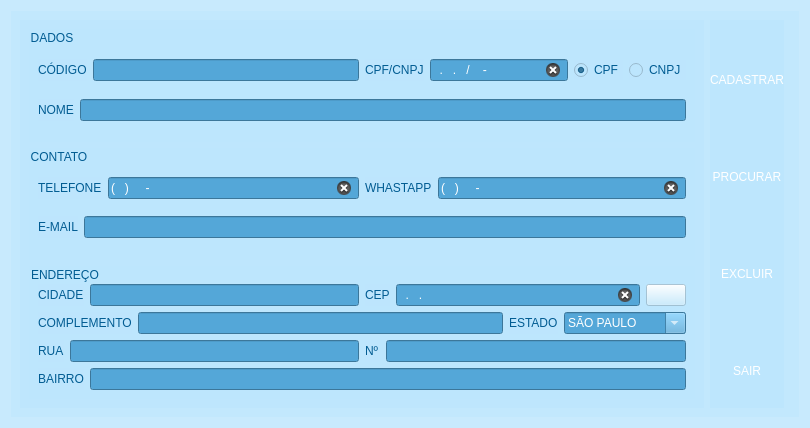
<?xml version="1.0" encoding="UTF-8"?>
<ui version="4.0">
 <class>Form</class>
 <widget class="QWidget" name="Form">
  <property name="geometry">
   <rect>
    <x>0</x>
    <y>0</y>
    <width>810</width>
    <height>428</height>
   </rect>
  </property>
  <property name="minimumSize">
   <size>
    <width>810</width>
    <height>428</height>
   </size>
  </property>
  <property name="maximumSize">
   <size>
    <width>810</width>
    <height>428</height>
   </size>
  </property>
  <property name="windowTitle">
   <string>CADASTRO CLIENTES - ASSISTENCIA TECNICA DE MANUNTEÇÃO</string>
  </property>
  <property name="windowIcon">
   <iconset resource="../IMG/recursos.qrc">
    <normaloff>:/img/technician.svg</normaloff>:/img/technician.svg</iconset>
  </property>
  <property name="styleSheet">
   <string notr="true">QToolTip {
    border: 2px solid darkkhaki;
    padding: 5px;
    border-radius: 3px;
    opacity: 200;	
	color: rgb(1, 92, 146);
	background-color: rgb(188, 230, 254);	
	border-color: rgb(1, 92, 146);
}

#principal{
	background-image: url(:/img/cliente.jpg);
}

QFrame, QGroupBox{
	border: 1px;	
	border-color: rgb(188, 230, 254);
	color: rgb(1, 92, 146);
	font: 10pt &quot;Franklin Gothic Heavy&quot;;	

}

QWidget{		
	background-color: rgb(188, 230, 254, 150);
}

QToolButton{
	color: rgb(255, 255, 255);
	font: 10pt &quot;Franklin Gothic Heavy&quot;;	
	background-color: rgba(255, 255, 255, 0);
	margin: 0% 50% 0% 50%;	
	padding:0% 50% 0% 50%;	
}

QToolButton:hover:pressed{
background-color: rgb(84, 167, 216);
}

QToolButton:hover{
	background-color: rgb(1, 92, 146);
	
	color: rgb(255, 255, 255);
}

QLineEdit, QComboBox{				
	color: rgb(255, 255, 255);
	background-color: rgb(84, 167, 216);
}

QLineEdit:hover, QComboBox:hover{				
background-color: rgb(1, 92, 146);
}

QRadioButton{
	color: rgb(1, 92, 146);	
	font: 10pt &quot;MS Shell Dlg 2&quot;;
}

QRadioButton::indicator:checked:hover{
	font: 75 12pt &quot;MS Shell Dlg 2&quot;;
}

QRadioButton::indicator:indeterminate:pressed{  	
	font: 75 12pt &quot;MS Shell Dlg 2&quot;;
}

#label_14, #label_15, #label_16, #label_17{	
	background-color: rgba(255, 255, 255, 0);	
	color: rgb(255, 255, 255);
}</string>
  </property>
  <layout class="QHBoxLayout" name="horizontalLayout">
   <item>
    <widget class="QFrame" name="principal">
     <property name="frameShape">
      <enum>QFrame::StyledPanel</enum>
     </property>
     <property name="frameShadow">
      <enum>QFrame::Raised</enum>
     </property>
     <layout class="QHBoxLayout" name="horizontalLayout_21">
      <item>
       <widget class="QFrame" name="frame">
        <property name="frameShape">
         <enum>QFrame::StyledPanel</enum>
        </property>
        <property name="frameShadow">
         <enum>QFrame::Raised</enum>
        </property>
        <layout class="QVBoxLayout" name="verticalLayout_5">
         <item>
          <widget class="QGroupBox" name="groupBox">
           <property name="title">
            <string>DADOS</string>
           </property>
           <layout class="QVBoxLayout" name="verticalLayout_2">
            <property name="topMargin">
             <number>18</number>
            </property>
            <item>
             <layout class="QHBoxLayout" name="horizontalLayout_4">
              <item>
               <layout class="QHBoxLayout" name="horizontalLayout_2">
                <item>
                 <widget class="QLabel" name="label">
                  <property name="toolTip">
                   <string>&lt;html&gt;&lt;head/&gt;&lt;body&gt;&lt;p&gt;&lt;span style=&quot; font-weight:600;&quot;&gt;CÓDIGO DO CLIENTE&lt;/span&gt;&lt;/p&gt;&lt;/body&gt;&lt;/html&gt;</string>
                  </property>
                  <property name="text">
                   <string>CÓDIGO</string>
                  </property>
                 </widget>
                </item>
                <item>
                 <widget class="QLineEdit" name="codigo">
                  <property name="enabled">
                   <bool>false</bool>
                  </property>
                  <property name="toolTip">
                   <string>&lt;html&gt;&lt;head/&gt;&lt;body&gt;&lt;p&gt;&lt;span style=&quot; font-weight:600;&quot;&gt;CÓDIGO DO CLIENTE&lt;/span&gt;&lt;/p&gt;&lt;/body&gt;&lt;/html&gt;</string>
                  </property>
                  <property name="clearButtonEnabled">
                   <bool>true</bool>
                  </property>
                 </widget>
                </item>
               </layout>
              </item>
              <item>
               <layout class="QHBoxLayout" name="horizontalLayout_3">
                <item>
                 <widget class="QLabel" name="label_2">
                  <property name="toolTip">
                   <string>&lt;html&gt;&lt;head/&gt;&lt;body&gt;&lt;p&gt;&lt;span style=&quot; font-weight:600;&quot;&gt;DOCUMENTO DO CLIENTE&lt;/span&gt;&lt;/p&gt;&lt;/body&gt;&lt;/html&gt;</string>
                  </property>
                  <property name="text">
                   <string>CPF/CNPJ</string>
                  </property>
                 </widget>
                </item>
                <item>
                 <widget class="QLineEdit" name="documento">
                  <property name="toolTip">
                   <string>&lt;html&gt;&lt;head/&gt;&lt;body&gt;&lt;p&gt;&lt;span style=&quot; font-weight:600;&quot;&gt;DOCUMENTO DO CLIENTE&lt;/span&gt;&lt;/p&gt;&lt;/body&gt;&lt;/html&gt;</string>
                  </property>
                  <property name="inputMask">
                   <string>99.999.999/9999-99</string>
                  </property>
                  <property name="clearButtonEnabled">
                   <bool>true</bool>
                  </property>
                 </widget>
                </item>
                <item>
                 <layout class="QHBoxLayout" name="horizontalLayout_6">
                  <item>
                   <widget class="QRadioButton" name="cpf">
                    <property name="toolTip">
                     <string>&lt;html&gt;&lt;head/&gt;&lt;body&gt;&lt;p&gt;&lt;span style=&quot; font-weight:600;&quot;&gt;DOCUMENTO CPF DO CLIENTE&lt;/span&gt;&lt;/p&gt;&lt;/body&gt;&lt;/html&gt;</string>
                    </property>
                    <property name="text">
                     <string>CPF</string>
                    </property>
                    <property name="checked">
                     <bool>true</bool>
                    </property>
                   </widget>
                  </item>
                  <item>
                   <widget class="QRadioButton" name="cnpj">
                    <property name="toolTip">
                     <string>&lt;html&gt;&lt;head/&gt;&lt;body&gt;&lt;p&gt;&lt;span style=&quot; font-weight:600;&quot;&gt;DOCUMENTO CNPJ DO CLIENTE&lt;/span&gt;&lt;/p&gt;&lt;/body&gt;&lt;/html&gt;</string>
                    </property>
                    <property name="text">
                     <string>CNPJ</string>
                    </property>
                   </widget>
                  </item>
                 </layout>
                </item>
               </layout>
              </item>
             </layout>
            </item>
            <item>
             <layout class="QHBoxLayout" name="horizontalLayout_5">
              <item>
               <widget class="QLabel" name="label_3">
                <property name="toolTip">
                 <string>&lt;html&gt;&lt;head/&gt;&lt;body&gt;&lt;p&gt;NOME COMPLETO DO CLIENTE&lt;/p&gt;&lt;/body&gt;&lt;/html&gt;</string>
                </property>
                <property name="text">
                 <string>NOME</string>
                </property>
               </widget>
              </item>
              <item>
               <widget class="QLineEdit" name="nome">
                <property name="toolTip">
                 <string>&lt;html&gt;&lt;head/&gt;&lt;body&gt;&lt;p&gt;NOME COMPLETO DO CLIENTE&lt;/p&gt;&lt;/body&gt;&lt;/html&gt;</string>
                </property>
                <property name="clearButtonEnabled">
                 <bool>true</bool>
                </property>
               </widget>
              </item>
             </layout>
            </item>
           </layout>
          </widget>
         </item>
         <item>
          <widget class="QGroupBox" name="groupBox_3">
           <property name="title">
            <string>CONTATO</string>
           </property>
           <layout class="QVBoxLayout" name="verticalLayout_4">
            <property name="topMargin">
             <number>18</number>
            </property>
            <item>
             <layout class="QHBoxLayout" name="horizontalLayout_14">
              <item>
               <layout class="QHBoxLayout" name="horizontalLayout_15">
                <item>
                 <widget class="QLabel" name="label_9">
                  <property name="toolTip">
                   <string>&lt;html&gt;&lt;head/&gt;&lt;body&gt;&lt;p&gt;&lt;span style=&quot; font-weight:600;&quot;&gt;CONTATO DO CLIENTE&lt;/span&gt;&lt;/p&gt;&lt;/body&gt;&lt;/html&gt;</string>
                  </property>
                  <property name="text">
                   <string>TELEFONE</string>
                  </property>
                 </widget>
                </item>
                <item>
                 <widget class="QLineEdit" name="telefone">
                  <property name="toolTip">
                   <string>&lt;html&gt;&lt;head/&gt;&lt;body&gt;&lt;p&gt;&lt;span style=&quot; font-weight:600;&quot;&gt;CONTATO DO CLIENTE&lt;/span&gt;&lt;/p&gt;&lt;/body&gt;&lt;/html&gt;</string>
                  </property>
                  <property name="inputMask">
                   <string>(999)99999-9999</string>
                  </property>
                  <property name="clearButtonEnabled">
                   <bool>true</bool>
                  </property>
                 </widget>
                </item>
               </layout>
              </item>
              <item>
               <layout class="QHBoxLayout" name="horizontalLayout_16">
                <item>
                 <widget class="QLabel" name="label_10">
                  <property name="toolTip">
                   <string>&lt;html&gt;&lt;head/&gt;&lt;body&gt;&lt;p&gt;&lt;span style=&quot; font-weight:600;&quot;&gt;CONTATO DO CLIENTE&lt;/span&gt;&lt;/p&gt;&lt;/body&gt;&lt;/html&gt;</string>
                  </property>
                  <property name="text">
                   <string>WHASTAPP</string>
                  </property>
                 </widget>
                </item>
                <item>
                 <widget class="QLineEdit" name="whatsapp">
                  <property name="toolTip">
                   <string>&lt;html&gt;&lt;head/&gt;&lt;body&gt;&lt;p&gt;&lt;span style=&quot; font-weight:600;&quot;&gt;CONTATO DO CLIENTE&lt;/span&gt;&lt;/p&gt;&lt;/body&gt;&lt;/html&gt;</string>
                  </property>
                  <property name="inputMask">
                   <string>(999)99999-9999</string>
                  </property>
                  <property name="clearButtonEnabled">
                   <bool>true</bool>
                  </property>
                 </widget>
                </item>
               </layout>
              </item>
             </layout>
            </item>
            <item>
             <layout class="QHBoxLayout" name="horizontalLayout_17">
              <item>
               <widget class="QLabel" name="label_11">
                <property name="toolTip">
                 <string>&lt;html&gt;&lt;head/&gt;&lt;body&gt;&lt;p&gt;&lt;span style=&quot; font-weight:600;&quot;&gt;CONTATO DO CLIENTE&lt;/span&gt;&lt;/p&gt;&lt;/body&gt;&lt;/html&gt;</string>
                </property>
                <property name="text">
                 <string>E-MAIL</string>
                </property>
               </widget>
              </item>
              <item>
               <widget class="QLineEdit" name="email">
                <property name="toolTip">
                 <string>&lt;html&gt;&lt;head/&gt;&lt;body&gt;&lt;p&gt;&lt;span style=&quot; font-weight:600;&quot;&gt;CONTATO DO CLIENTE&lt;/span&gt;&lt;/p&gt;&lt;/body&gt;&lt;/html&gt;</string>
                </property>
                <property name="clearButtonEnabled">
                 <bool>true</bool>
                </property>
               </widget>
              </item>
             </layout>
            </item>
           </layout>
          </widget>
         </item>
         <item>
          <widget class="QGroupBox" name="groupBox_2">
           <property name="title">
            <string>ENDEREÇO</string>
           </property>
           <layout class="QVBoxLayout" name="verticalLayout_3">
            <property name="leftMargin">
             <number>9</number>
            </property>
            <property name="topMargin">
             <number>18</number>
            </property>
            <item>
             <layout class="QHBoxLayout" name="horizontalLayout_13">
              <item>
               <layout class="QHBoxLayout" name="horizontalLayout_12">
                <item>
                 <widget class="QLabel" name="label_7">
                  <property name="toolTip">
                   <string>&lt;html&gt;&lt;head/&gt;&lt;body&gt;&lt;p&gt;ENDEREÇO DO CLIENTE&lt;/p&gt;&lt;/body&gt;&lt;/html&gt;</string>
                  </property>
                  <property name="text">
                   <string>CIDADE</string>
                  </property>
                 </widget>
                </item>
                <item>
                 <widget class="QLineEdit" name="cidade">
                  <property name="toolTip">
                   <string>&lt;html&gt;&lt;head/&gt;&lt;body&gt;&lt;p&gt;ENDEREÇO DO CLIENTE&lt;/p&gt;&lt;/body&gt;&lt;/html&gt;</string>
                  </property>
                  <property name="clearButtonEnabled">
                   <bool>true</bool>
                  </property>
                 </widget>
                </item>
               </layout>
              </item>
              <item>
               <layout class="QHBoxLayout" name="horizontalLayout_10">
                <item>
                 <widget class="QLabel" name="label_8">
                  <property name="text">
                   <string>CEP</string>
                  </property>
                 </widget>
                </item>
                <item>
                 <widget class="QLineEdit" name="cep">
                  <property name="inputMask">
                   <string>99.999.999</string>
                  </property>
                  <property name="clearButtonEnabled">
                   <bool>true</bool>
                  </property>
                 </widget>
                </item>
                <item>
                 <widget class="QPushButton" name="bt_cep">
                  <property name="toolTip">
                   <string>&lt;html&gt;&lt;head/&gt;&lt;body&gt;&lt;p&gt;&lt;span style=&quot; font-weight:600;&quot;&gt;PREENCHA O CEP E CLIQUE AQUI PARA PREENCHER O RESTANTE&lt;/span&gt;&lt;/p&gt;&lt;/body&gt;&lt;/html&gt;</string>
                  </property>
                  <property name="text">
                   <string/>
                  </property>
                  <property name="icon">
                   <iconset resource="../IMG/recursos.qrc">
                    <normaloff>:/img/usb.svg</normaloff>:/img/usb.svg</iconset>
                  </property>
                 </widget>
                </item>
               </layout>
              </item>
             </layout>
            </item>
            <item>
             <layout class="QHBoxLayout" name="horizontalLayout_18">
              <item>
               <layout class="QHBoxLayout" name="horizontalLayout_19">
                <item>
                 <widget class="QLabel" name="label_12">
                  <property name="toolTip">
                   <string>&lt;html&gt;&lt;head/&gt;&lt;body&gt;&lt;p&gt;ENDEREÇO DO CLIENTE&lt;/p&gt;&lt;/body&gt;&lt;/html&gt;</string>
                  </property>
                  <property name="text">
                   <string>COMPLEMENTO</string>
                  </property>
                 </widget>
                </item>
                <item>
                 <widget class="QLineEdit" name="complemento">
                  <property name="toolTip">
                   <string>&lt;html&gt;&lt;head/&gt;&lt;body&gt;&lt;p&gt;ENDEREÇO DO CLIENTE&lt;/p&gt;&lt;/body&gt;&lt;/html&gt;</string>
                  </property>
                  <property name="clearButtonEnabled">
                   <bool>true</bool>
                  </property>
                 </widget>
                </item>
               </layout>
              </item>
              <item>
               <layout class="QHBoxLayout" name="horizontalLayout_20">
                <item>
                 <widget class="QLabel" name="label_13">
                  <property name="toolTip">
                   <string>&lt;html&gt;&lt;head/&gt;&lt;body&gt;&lt;p&gt;ENDEREÇO DO CLIENTE&lt;/p&gt;&lt;/body&gt;&lt;/html&gt;</string>
                  </property>
                  <property name="text">
                   <string>ESTADO</string>
                  </property>
                 </widget>
                </item>
                <item>
                 <widget class="QComboBox" name="estado">
                  <property name="minimumSize">
                   <size>
                    <width>122</width>
                    <height>0</height>
                   </size>
                  </property>
                  <property name="toolTip">
                   <string>&lt;html&gt;&lt;head/&gt;&lt;body&gt;&lt;p&gt;ENDEREÇO DO CLIENTE&lt;/p&gt;&lt;/body&gt;&lt;/html&gt;</string>
                  </property>
                  <property name="editable">
                   <bool>true</bool>
                  </property>
                  <item>
                   <property name="text">
                    <string>SÃO PAULO</string>
                   </property>
                  </item>
                 </widget>
                </item>
               </layout>
              </item>
             </layout>
            </item>
            <item>
             <layout class="QHBoxLayout" name="horizontalLayout_7">
              <item>
               <layout class="QHBoxLayout" name="horizontalLayout_8">
                <item>
                 <widget class="QLabel" name="label_4">
                  <property name="toolTip">
                   <string>&lt;html&gt;&lt;head/&gt;&lt;body&gt;&lt;p&gt;ENDEREÇO DO CLIENTE&lt;/p&gt;&lt;/body&gt;&lt;/html&gt;</string>
                  </property>
                  <property name="text">
                   <string>RUA</string>
                  </property>
                 </widget>
                </item>
                <item>
                 <widget class="QLineEdit" name="rua">
                  <property name="toolTip">
                   <string>&lt;html&gt;&lt;head/&gt;&lt;body&gt;&lt;p&gt;ENDEREÇO DO CLIENTE&lt;/p&gt;&lt;/body&gt;&lt;/html&gt;</string>
                  </property>
                  <property name="clearButtonEnabled">
                   <bool>true</bool>
                  </property>
                 </widget>
                </item>
               </layout>
              </item>
              <item>
               <layout class="QHBoxLayout" name="horizontalLayout_9">
                <item>
                 <widget class="QLabel" name="label_5">
                  <property name="toolTip">
                   <string>&lt;html&gt;&lt;head/&gt;&lt;body&gt;&lt;p&gt;ENDEREÇO DO CLIENTE&lt;/p&gt;&lt;/body&gt;&lt;/html&gt;</string>
                  </property>
                  <property name="text">
                   <string>Nº</string>
                  </property>
                 </widget>
                </item>
                <item>
                 <widget class="QLineEdit" name="numero">
                  <property name="toolTip">
                   <string>&lt;html&gt;&lt;head/&gt;&lt;body&gt;&lt;p&gt;ENDEREÇO DO CLIENTE&lt;/p&gt;&lt;/body&gt;&lt;/html&gt;</string>
                  </property>
                  <property name="clearButtonEnabled">
                   <bool>true</bool>
                  </property>
                 </widget>
                </item>
               </layout>
              </item>
             </layout>
            </item>
            <item>
             <layout class="QHBoxLayout" name="horizontalLayout_11">
              <item>
               <widget class="QLabel" name="label_6">
                <property name="toolTip">
                 <string>&lt;html&gt;&lt;head/&gt;&lt;body&gt;&lt;p&gt;ENDEREÇO DO CLIENTE&lt;/p&gt;&lt;/body&gt;&lt;/html&gt;</string>
                </property>
                <property name="text">
                 <string>BAIRRO</string>
                </property>
               </widget>
              </item>
              <item>
               <widget class="QLineEdit" name="bairro">
                <property name="toolTip">
                 <string>&lt;html&gt;&lt;head/&gt;&lt;body&gt;&lt;p&gt;ENDEREÇO DO CLIENTE&lt;/p&gt;&lt;/body&gt;&lt;/html&gt;</string>
                </property>
                <property name="clearButtonEnabled">
                 <bool>true</bool>
                </property>
               </widget>
              </item>
             </layout>
            </item>
           </layout>
          </widget>
         </item>
        </layout>
       </widget>
      </item>
      <item>
       <widget class="QFrame" name="frame_3">
        <property name="frameShape">
         <enum>QFrame::StyledPanel</enum>
        </property>
        <property name="frameShadow">
         <enum>QFrame::Raised</enum>
        </property>
        <layout class="QVBoxLayout" name="verticalLayout_6">
         <property name="spacing">
          <number>6</number>
         </property>
         <property name="leftMargin">
          <number>0</number>
         </property>
         <property name="topMargin">
          <number>0</number>
         </property>
         <property name="rightMargin">
          <number>0</number>
         </property>
         <property name="bottomMargin">
          <number>0</number>
         </property>
         <item>
          <widget class="QGroupBox" name="groupBox_4">
           <property name="maximumSize">
            <size>
             <width>16777215</width>
             <height>16777215</height>
            </size>
           </property>
           <property name="title">
            <string/>
           </property>
           <layout class="QVBoxLayout" name="verticalLayout_7">
            <property name="spacing">
             <number>0</number>
            </property>
            <property name="sizeConstraint">
             <enum>QLayout::SetDefaultConstraint</enum>
            </property>
            <property name="leftMargin">
             <number>0</number>
            </property>
            <property name="topMargin">
             <number>0</number>
            </property>
            <property name="rightMargin">
             <number>0</number>
            </property>
            <property name="bottomMargin">
             <number>0</number>
            </property>
            <item>
             <widget class="QPushButton" name="cadastrar">
              <property name="text">
               <string/>
              </property>
              <property name="icon">
               <iconset resource="../IMG/recursos.qrc">
                <normaloff>:/img/save.svg</normaloff>:/img/save.svg</iconset>
              </property>
              <property name="iconSize">
               <size>
                <width>41</width>
                <height>52</height>
               </size>
              </property>
              <property name="flat">
               <bool>true</bool>
              </property>
             </widget>
            </item>
            <item>
             <widget class="QLabel" name="label_14">
              <property name="text">
               <string>CADASTRAR</string>
              </property>
              <property name="alignment">
               <set>Qt::AlignCenter</set>
              </property>
             </widget>
            </item>
            <item>
             <widget class="QPushButton" name="procurar">
              <property name="text">
               <string/>
              </property>
              <property name="icon">
               <iconset resource="../IMG/recursos.qrc">
                <normaloff>:/img/find-my-friend.svg</normaloff>:/img/find-my-friend.svg</iconset>
              </property>
              <property name="iconSize">
               <size>
                <width>41</width>
                <height>52</height>
               </size>
              </property>
              <property name="flat">
               <bool>true</bool>
              </property>
             </widget>
            </item>
            <item>
             <widget class="QLabel" name="label_15">
              <property name="enabled">
               <bool>false</bool>
              </property>
              <property name="text">
               <string>PROCURAR</string>
              </property>
              <property name="alignment">
               <set>Qt::AlignCenter</set>
              </property>
             </widget>
            </item>
            <item>
             <widget class="QPushButton" name="excluir">
              <property name="text">
               <string/>
              </property>
              <property name="icon">
               <iconset resource="../IMG/recursos.qrc">
                <normaloff>:/img/remove.svg</normaloff>:/img/remove.svg</iconset>
              </property>
              <property name="iconSize">
               <size>
                <width>41</width>
                <height>52</height>
               </size>
              </property>
              <property name="flat">
               <bool>true</bool>
              </property>
             </widget>
            </item>
            <item>
             <widget class="QLabel" name="label_16">
              <property name="text">
               <string>EXCLUIR</string>
              </property>
              <property name="alignment">
               <set>Qt::AlignCenter</set>
              </property>
             </widget>
            </item>
            <item>
             <widget class="QPushButton" name="sair">
              <property name="text">
               <string/>
              </property>
              <property name="icon">
               <iconset resource="../IMG/recursos.qrc">
                <normaloff>:/img/cross.svg</normaloff>:/img/cross.svg</iconset>
              </property>
              <property name="iconSize">
               <size>
                <width>41</width>
                <height>52</height>
               </size>
              </property>
              <property name="flat">
               <bool>true</bool>
              </property>
             </widget>
            </item>
            <item>
             <widget class="QLabel" name="label_17">
              <property name="text">
               <string>SAIR</string>
              </property>
              <property name="alignment">
               <set>Qt::AlignCenter</set>
              </property>
             </widget>
            </item>
           </layout>
          </widget>
         </item>
        </layout>
       </widget>
      </item>
      <item>
       <widget class="QFrame" name="frame_2">
        <property name="frameShape">
         <enum>QFrame::StyledPanel</enum>
        </property>
        <property name="frameShadow">
         <enum>QFrame::Raised</enum>
        </property>
        <layout class="QVBoxLayout" name="verticalLayout">
         <property name="spacing">
          <number>6</number>
         </property>
         <property name="leftMargin">
          <number>0</number>
         </property>
         <property name="topMargin">
          <number>0</number>
         </property>
         <property name="rightMargin">
          <number>0</number>
         </property>
         <property name="bottomMargin">
          <number>0</number>
         </property>
        </layout>
       </widget>
      </item>
     </layout>
    </widget>
   </item>
  </layout>
 </widget>
 <resources>
  <include location="../IMG/recursos.qrc"/>
 </resources>
 <connections/>
</ui>
